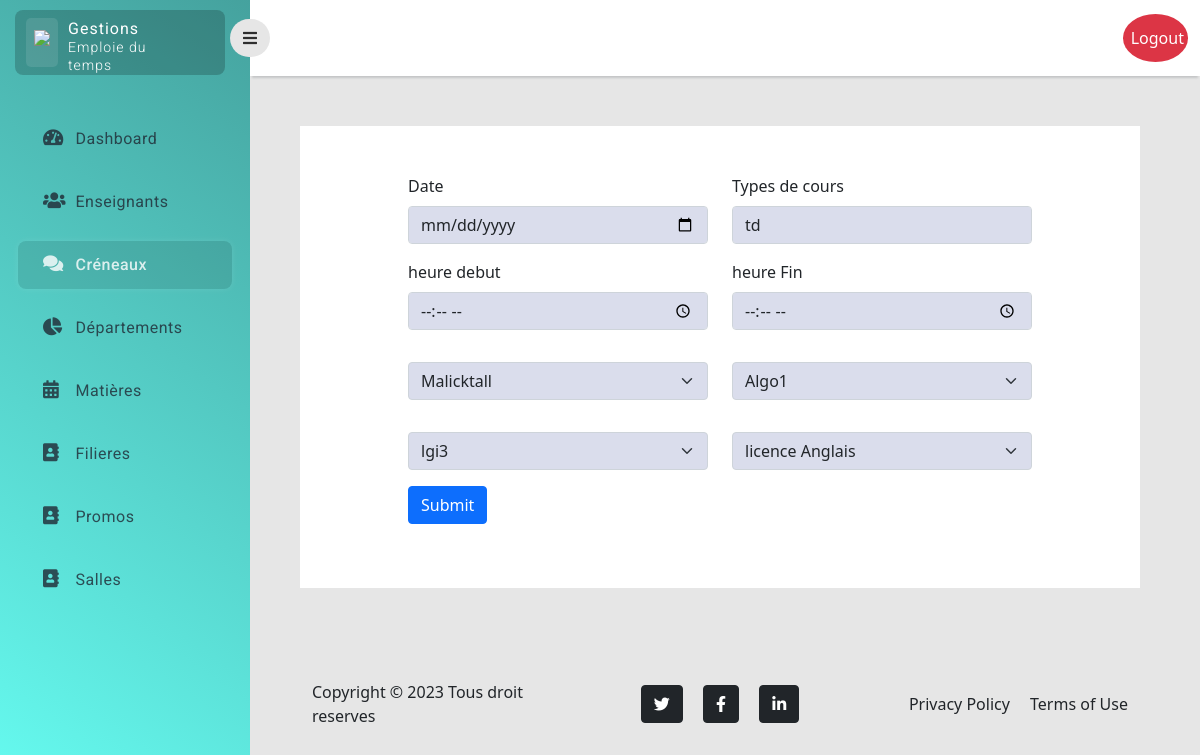
/crenaux/update/11 (signed in), run on the app's committed database.
### myApp/models.py (models this page shows)
class Creneau(models.Model):
    date = models.DateField()
    heureDebut = models.TimeField(auto_now=False, auto_now_add=False)
    heureFin = models.TimeField(auto_now=False, auto_now_add=False)
    enseignant = models.ForeignKey(User, on_delete=models.CASCADE, related_name='enseignant')
    savedBy = models.ForeignKey(User, on_delete=models.CASCADE, related_name='savedBy')
    matiere = models.ForeignKey(Matiere, on_delete=models.CASCADE)
    promo = models.ForeignKey(Promo, on_delete=models.CASCADE)
    filiere = models.ForeignKey(Filiere, on_delete=models.CASCADE)
    salle = models.ForeignKey(Salle, on_delete=models.CASCADE)
    types = models.CharField(max_length=20)
    class Meta:
        ordering = ['-date']

class User(AbstractUser):
    is_enseignant = models.BooleanField(default=False)
    departements = models.ManyToManyField(Departement, blank=True)

class Matiere(models.Model):
    name = models.CharField(max_length=100)
    created_at = models.DateTimeField(auto_now=True)
    class Meta:
        ordering = ['-created_at']

class Promo(models.Model):
    name = models.CharField(max_length=100)
    filiere = models.ForeignKey(Filiere,  on_delete=models.CASCADE)
    class Meta:
        ordering = ['name']

class Filiere(models.Model):
    name = models.CharField(max_length=100)
    departement = models.ForeignKey(Departement, on_delete=models.CASCADE)
    class Meta:
        ordering = ['name']

### myApp/crenaux/views.py (the view)
# urls.py: path('update/<int:my_id>', update, name="crenaux.update"),
@login_required(login_url="/login/")
@staff_member_required
def update(request, my_id):
    enseignants = User.objects.all()
    matieres = Matiere.objects.all()
    filieres = Filiere.objects.all()
    promos = Promo.objects.all()
    crenaux = Creneau.objects.get(id=my_id)
    return render(request, 'crenaux/update.html',
                  {'crenaux': crenaux, 'enseignants': enseignants,
                   'matieres': matieres, 'filieres': filieres,
                   'promos':promos})

### myApp/templates/crenaux/update.html (shortened to what this page needs)
{% extends 'layouts/base.html' %}
{% block main %}
    <div class="main-content add-formulaire">
        <form method="POST" action="/crenaux/toupdate/{{ crenaux.id }}">
            <div class="row m-5 p-5">
                <div class="col-6 col-sm-12 col-md-6 mb-3">
                    <label for="date" class="form-label">Date</label>
                    <input type="date" class="form-control " name="date" value="{{ crenaux.nom }}">
                </div>
                <div class="col-6 col-sm-12 col-md-6 mb-3">
                    <label for="types" class="form-label">Types de cours</label>
                    <input type="text" class="form-control" name="types" value="{{ crenaux.types }}">
                </div>
                <div class="col-6 col-sm-12 col-md-6 mb-3">
                    <label for="heuredebut" class="form-label">heure debut</label>
                    <input type="time" class="form-control" name="heureDebut" value="{{ crenaux.heureDebut }}">
                </div>
                <div class="col-6 col-sm-12 col-md-6 mb-3">
                    <label for="heurefin" class="form-label">heure Fin</label>
                    <input type="time" class="form-control" name="heureFin" value="{{ crenaux.heureFin }}">
                </div>
                <div class="col-6 col-sm-12 col-md-6 mb-3 mt-3">
                    <select name="enseignant" class="form-select" aria-label="enseignant">
                        <option  value="{{ enseignant.id }}">{{ crenaux.enseignant }}</option>
                    </select>
                </div>
                <div class="col-6 col-sm-12 col-md-6 mb-3 mt-3">
                    <select name="matiere" class="form-select" aria-label="matiere">
                        <option  value="{{ crenaux.matiere.id }}">{{ crenaux.matiere.name }}</option>
                    </select>
                </div>
                <div class="col-6 col-sm-12 col-md-6 mb-3 mt-3">
                    <select name="promo" class="form-select" aria-label="promo">
                        <option  value="{{ crenaux.promo.id }}">{{ crenaux.promo.name }}</option>
                    </select>
                </div>
                <div class="col-6 col-sm-12 col-md-6 mb-3 mt-3">
                    <select name="filiere" class="form-select" aria-label="filiere">
                        <option value="{{ crenaux.filiere.id }}">{{ crenaux.filiere.name }}</option>
                    </select>
                </div>
                <div class="col-6 col-sm-12 col-md-6 mb-3">
                    <button type="submit" class="btn btn-primary">Submit</button>
                </div>
            </div>
        </form>
    </div>
{% endblock main %}

### myApp/static/assets/css/style.css (style rules this page uses)
body { background-color: #e6e6e6; }
.add-formulaire { background-color:#fff; }
.add-formulaire form div div input { background-color: rgba(69, 86, 162, 0.2) }
.add-formulaire form div div select { background-color: rgba(69, 86, 162, 0.2) }

### data on the page
Creneau: types "td", enseignant "Malicktall", matiere "Algo1", promo "lgi3", filiere "licence Anglais"
